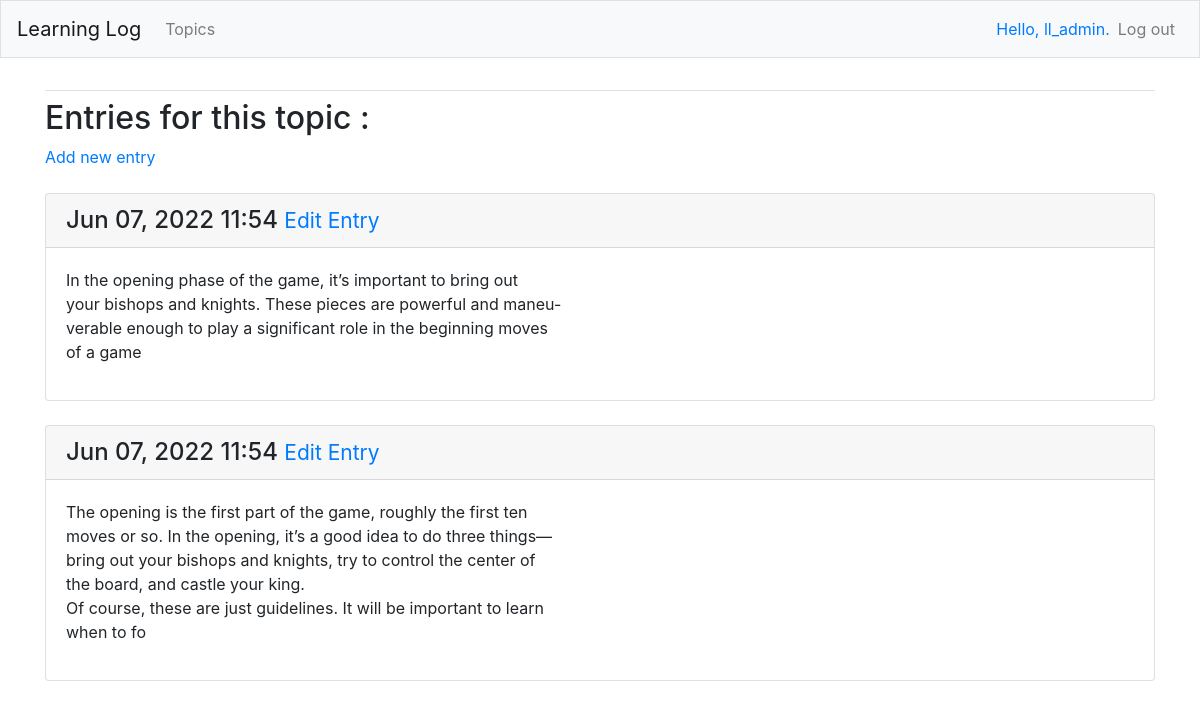
The page /topics/1/ (signed in) on the database its author committed.
### learning_logs/models.py (models this page shows, shortened)
class Entry(models.Model):
    topic = models.ForeignKey(Topics,on_delete=models.CASCADE)
    text = models.TextField()
    date_added = models.DateTimeField(auto_now_add=True)
    class Meta:
        verbose_name_plural = 'entries'

### learning_logs/views.py (the view)
# urls.py: path('topics/<int:topic_id>/', views.topic, name="topic"),
@login_required
def topic(request, topic_id=1):
    topic = get_object_or_404(Topics, id=topic_id)
    if topic.owner != request.user:
        raise Http404
    entries = topic.entry_set.order_by('-date_added')
    context = {"topic": topic,
               'entries': entries}
    return render(request, 'learning_logs/topic.html', context)

### learning_logs/templates/learning_logs/topic.html (shortened to what this page needs)
{% extends "learning_logs/base.html" %}
{% block content %}
<h2>Entries for this topic : </h2>
<a class='mb-4' href="{% url 'learning_logs:new_entry' topic.id %}">Add new entry</a>
{% for entry in entries %}
	<div class="mb-3 mt-4 card">
        <h4 class="card-header">
            {{entry.date_added|date:'M d, Y H:i'}}
            <small><a href="{% url 'learning_logs:edit_entry' entry.id %}">Edit Entry</a></small>
        </h4>
        <div class="card-body">
            {{entry.text|linebreaks}}
        </div>
    </div>
    {% empty %}
    <p>No entry found for this topic.</p>
    {% endfor %}
{% endblock %}

### learning_logs/templates/learning_logs/base.html (shortened to what this page needs)
{% load bootstrap4 %}
<!DOCTYPE html>
<html lang="en">
    <head>
    {% bootstrap_css %}
    </head>
    <body>
        <nav class='navbar navbar-expand-md navbar-light bg-light mb-4 border'>
            <a href="{% url 'learning_logs:index' %}" class="navbar-brand">Learning Log</a>
            <div class="collapse navbar-collapse" id='navbarCollapse'>
                <ul class="navbar-nav mr-auto">
                    <li class="nav-item">
                        <a href="{% url 'learning_logs:topics' %}" class="nav-link">Topics</a>
                    </li>
                </ul>
                <ul class="navbar-nav ml-auto">
                    {% if user.is_authenticated %}
                    <li class="nav-item">
                        <span class="navbar-text text-primary">Hello, {{user.username}}.</span>
                    </li>
                    <li class="nav-item">
                        <a href="{% url 'users:logout' %}" class="nav-link">Log out</a>
                    </li>
                    {% endif %}
                </ul>
            </div>
        </nav>
        <main class="container" role="main">
            <div class="pb-2 mb-2 border-bottom">
            </div>
            <div>
                {% block content %}{% endblock content %}
            </div>
        </main>
    </body>
</html>

### rows shown on the page
Entry: date_added "Jun 07, 2022 11:54", text "In the opening phase of the game, it’s important to bring out your bishops and knights. These pieces are powerful and maneu- verable enough to play a significant role in the beginning moves of a game"
Entry: date_added "Jun 07, 2022 11:54", text "The opening is the first part of the game, roughly the first ten moves or so. In the opening, it’s a good idea to do three things— bring out your bishops and knights, try to control the center of the board, and castle your king. Of course, these are just guidelines. It will be important to learn when to fo"

### other values the page prints
{{ user.username }} "ll_admin"
